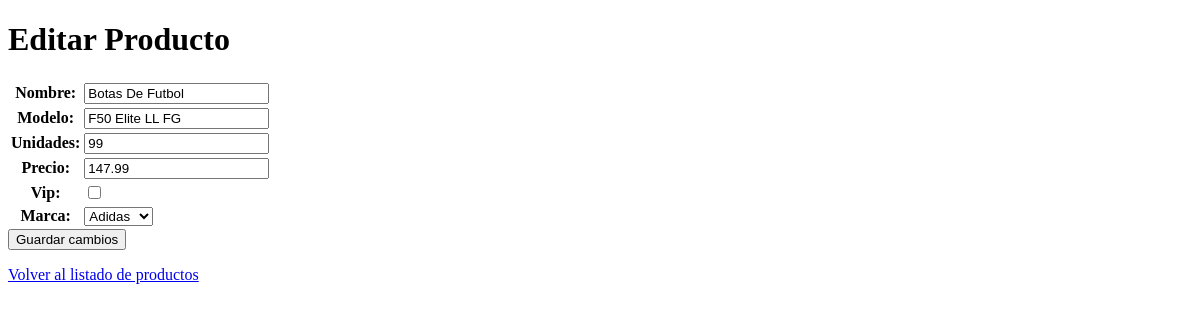
Before: /producto/1/editar/ with the older database file.
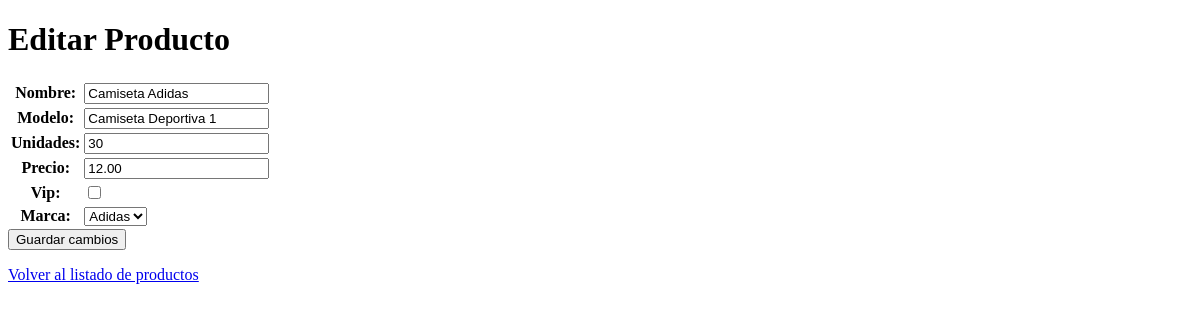
After: the same page with the newer database file.
### tienda/models.py (models this page shows, shortened)
class Producto(models.Model):
    nombre = models.CharField(max_length=100, blank = False, null=True )
    modelo = models.CharField(max_length=100, blank = False, null=True )
    unidades = models.IntegerField( blank = False)
    precio = models.DecimalField(max_digits=10, decimal_places=2)
    vip = models.BooleanField(default= False)
    marca = models.ForeignKey("Marca",on_delete=models.CASCADE)

class Marca(models.Model):
    nombre = models.CharField(max_length=100, blank = False, null=True )
    def __str__(self):
        return self.nombre

### tienda/views.py (the view)
# urls.py: path("producto/<int:pk>/editar/", views.EditarProducto.as_view(), name='producto_editar'),
class EditarProducto(UpdateView):
    model = Producto
    form_class= ProductoEditarForm
    template_name = 'tienda/productoeditar.html'
    success_url = reverse_lazy('listadoProductos')

### tienda/forms.py
class ProductoEditarForm(forms.ModelForm):
    class Meta:
        model = Producto
        fields = ['nombre','modelo','unidades','precio','vip','marca' ]

### tienda/templates/tienda/productoeditar.html (shortened to what this page needs)
<!DOCTYPE html>
<html lang="es">
<head>
</head>
<body>
    <h1>Editar Producto</h1>
    <form method="post">
        <table>
            {{ form.as_table }}
        </table>
        <button type="submit">Guardar cambios</button>
    </form>
    <p><a href="{% url 'listadoProductos' %}">Volver al listado de productos</a></p>
</body>
</html>

Changed rows visible on the page:
changed Producto "Adidas": nombre "Botas De Futbol" → "Camiseta Adidas"; modelo "F50 Elite LL FG" → "Camiseta Deportiva 1"; unidades "99" → "30"; precio "147.99" → "12.00"
